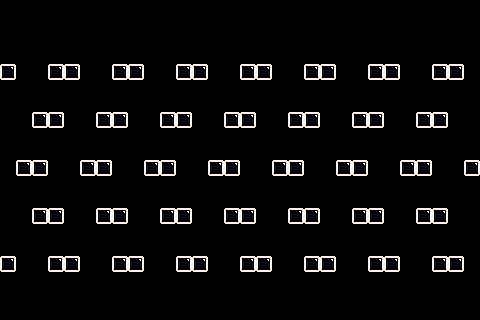

The image is a tile-based game level rendered from a .tmx file. Its description and source (layers, tilesets, objects; grid data summarised) follow:
An orthogonal 30x20 tile map with 16x16 px tiles, 2 tile layers (bricks, solidbricks), 3 tilesets and 18 objects (6x PowerUpSpawnPoint, 5x parkourJumperSpawnPoint, 3x StarInGameCurrency, TimeBomb, SpawnPoint, ...).

<map version="1.0" orientation="orthogonal" width="30" height="20" tilewidth="16" tileheight="16">
 <tileset firstgid="1" name="TileSetTemplate" tilewidth="16" tileheight="16">
  <image source="TileSetTemplate.png" width="64" height="64" />
 </tileset>
 <tileset firstgid="17" name="TileSetTemplateSolid" tilewidth="16" tileheight="16">
  <image source="TileSetTemplateSolid.png" width="64" height="64" />
 </tileset>
 <tileset firstgid="33" name="Tile 10 White" tilewidth="16" tileheight="16">
  <image source="Tile 10 White.png" width="16" height="16" />
 </tileset>
 <layer name="bricks" width="30" height="20">
  <data>[600 cells, 73 non-empty, 1 distinct tile ids]</data>
 </layer>
 <layer name="solidbricks" width="30" height="20">
  <data>[600 cells, 0 non-empty, 0 distinct tile ids]</data>
 </layer>
 <objectgroup name="Objects" width="30" height="20">
  <object name="PowerUpSpawnPoint" x="159" y="185">
   <properties>
    <property name="PowerUpSpawnPoint" value="0" />
   </properties>
  </object>
  <object name="PowerUpSpawnPoint" x="311" y="186">
   <properties>
    <property name="PowerUpSpawnPoint" value="2" />
   </properties>
  </object>
  <object name="PowerUpSpawnPoint" x="238" y="184">
   <properties>
    <property name="PowerUpSpawnPoint" value="1" />
   </properties>
  </object>
  <object x="441" y="107" height="1" />
  <object name="TimeBomb" x="449" y="51">
   <properties>
    <property name="TimeBomb" value="1" />
   </properties>
  </object>
  <object name="parkourJumperSpawnPoint" x="195" y="53">
   <properties>
    <property name="parkourJumperSpawnPoint" value="1" />
   </properties>
  </object>
  <object name="parkourJumperSpawnPoint" x="323" y="53">
   <properties>
    <property name="parkourJumperSpawnPoint" value="1" />
   </properties>
  </object>
  <object name="parkourJumperSpawnPoint" x="256" y="51">
   <properties>
    <property name="parkourJumperSpawnPoint" value="1" />
   </properties>
  </object>
  <object name="parkourJumperSpawnPoint" x="386" y="50">
   <properties>
    <property name="parkourJumperSpawnPoint" value="1" />
   </properties>
  </object>
  <object name="PowerUpSpawnPoint" x="162" y="139">
   <properties>
    <property name="PowerUpSpawnPoint" value="3" />
   </properties>
  </object>
  <object name="PowerUpSpawnPoint" x="232" y="142">
   <properties>
    <property name="PowerUpSpawnPoint" value="4" />
   </properties>
  </object>
  <object name="PowerUpSpawnPoint" x="310" y="140">
   <properties>
    <property name="PowerUpSpawnPoint" value="5" />
   </properties>
  </object>
  <object name="StarInGameCurrency" x="233" y="98">
   <properties>
    <property name="StarInGameCurrency" value="1" />
   </properties>
  </object>
  <object name="SpawnPoint" x="64" y="243">
   <properties>
    <property name="SpawnPoint" value="1" />
   </properties>
  </object>
  <object name="StarInGameCurrency" x="35" y="144">
   <properties>
    <property name="StarInGameCurrency" value="1" />
   </properties>
  </object>
  <object name="StarInGameCurrency" x="386" y="240">
   <properties>
    <property name="StarInGameCurrency" value="1" />
   </properties>
  </object>
  <object name="ExitDoor" x="193" y="226">
   <properties>
    <property name="ExitDoor" value="1" />
   </properties>
  </object>
  <object name="parkourJumperSpawnPoint" x="129" y="52">
   <properties>
    <property name="parkourJumperSpawnPoint" value="1" />
   </properties>
  </object>
 </objectgroup>
</map>
